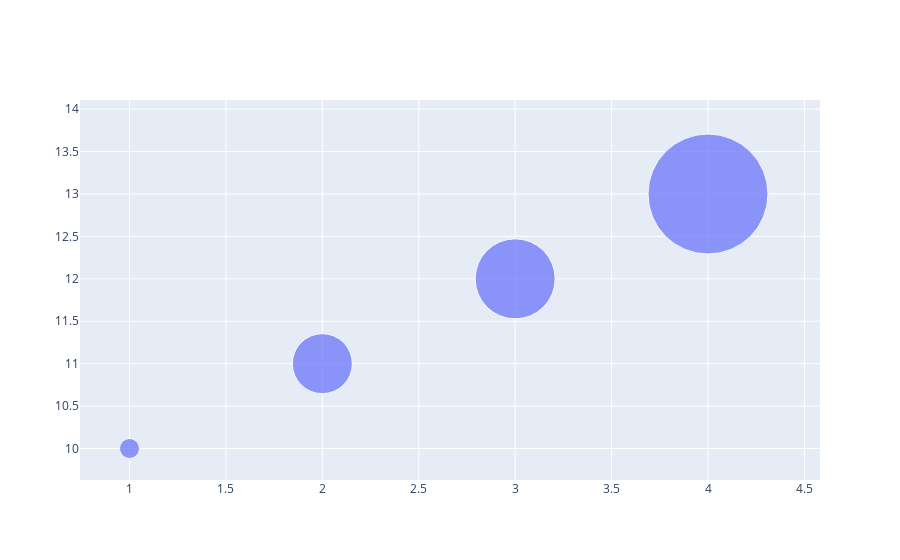

Notebook cell for this chart:
### Code cell
import plotly.graph_objects as go

fig = go.Figure(data=[go.Scatter(
    x=[1, 2, 3, 4], y=[10, 11, 12, 13],
    mode='markers',
    marker_size=[20, 60, 80, 120])
])

fig.show()

### Figure 1 — Plotly figure (JSON) as saved in the notebook; plotly's stock layout.template omitted (floating-point values rounded to 4 significant figures)
{"data": [{"marker": {"size": [20, 60, 80, 120]}, "mode": "markers", "type": "scatter", "x": [1, 2, 3, 4], "y": [10, 11, 12, 13]}], "layout": {"autosize": true, "xaxis": {"autorange": true, "range": [0.765, 4.481], "type": "linear"}, "yaxis": {"autorange": true, "range": [9.121, 16.39], "type": "linear"}}}
